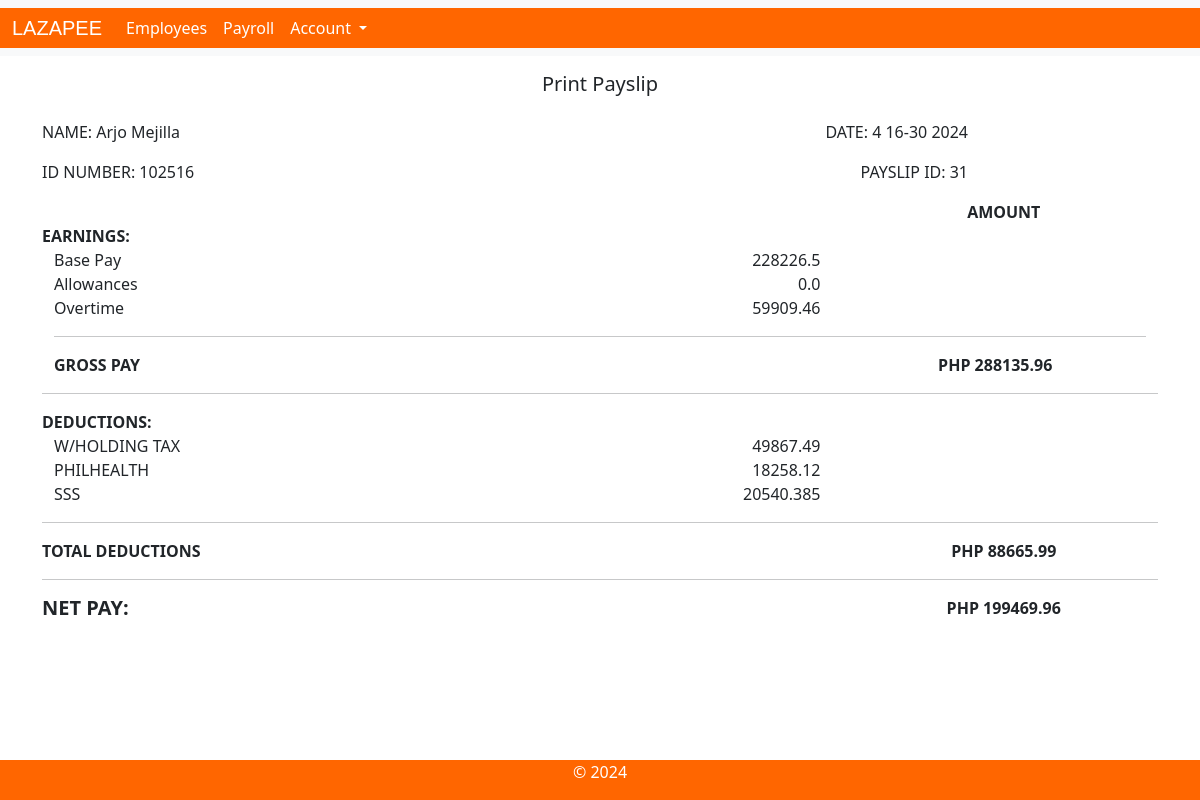
Page /payslip/31/ on the committed database.
### payroll_app/models.py (models this page shows, shortened)
class Payslip(models.Model):
    id_number = models.ForeignKey(Employee, on_delete=models.CASCADE)
    month = models.CharField(max_length = 300)
    date_range = models.CharField(max_length = 300)
    year = models.CharField(max_length = 300)
    pay_cycle = models.IntegerField(null=0)
    rate = models.FloatField(null=0)
    earnings_allowance = models.FloatField(null=0)
    deductions_tax = models.FloatField(null=0)
    deductions_health = models.FloatField(null=0)
    pag_ibig = models.FloatField(null=0)
    sss = models.FloatField(null=0)
    overtime = models.FloatField(null=0)
    total_pay = models.FloatField(null=0)
    objects = models.Manager()
    def getPay_cycle(self):
        return self.pay_cycle
    def getCycleRate(self):
        return self.rate/2
    def getEarnings_allowance(self):
        return self.earnings_allowance
    def getOvertime(self):
        return self.overtime

class Employee(models.Model):
    name = models.CharField(max_length = 300)
    id_number = models.CharField(max_length = 300)
    rate = models.FloatField(null=0)
    overtime_pay = models.FloatField(null=0)
    allowance = models.FloatField(null=0)
    objects = models.Manager()
    def getName(self):
        return self.name
    def getID(self):
        return self.id_number

### payroll_app/views.py (the view)
# urls.py: path('payslip/<int:pk>/', views.Payslips, name='payslip'),
def Payslips(request, pk):
    payslip = get_object_or_404(Payslip,pk=pk)
    gross = payslip.getCycleRate() + payslip.earnings_allowance + payslip.overtime
    if(payslip.pay_cycle == 1):
        payslip.deductions_health = 0
        payslip.sss = 0
        total_deduct = round(payslip.deductions_tax + payslip.pag_ibig, 2)
        return render(request, 'LazapeeApp/payslip.html', {'payslip':payslip, 'gross':gross, 'total_deduct':total_deduct, 'pag_ibig':'PAGIBIG'})
    elif(payslip.pay_cycle == 2):
        total_deduct = round(payslip.deductions_tax + payslip.deductions_health + payslip.sss, 2)
        return render(request, 'LazapeeApp/payslip.html', {'payslip':payslip, 'gross':gross, 'total_deduct':total_deduct, 'philhealth': 'PHILHEALTH', 'sss': 'SSS'})
    return render(request, 'LazapeeApp/payslip.html', {'payslip': payslip, 'pk': pk, 'gross': gross})

### payroll_app/templates/LazapeeApp/payslip.html (shortened to what this page needs)
{% extends 'LazapeeApp/navbar.html' %}
{% load static %}
{% block content %}
<body>
    <div class="container mt-3">
        <div class="row">
            <div class="col">
                <h5 class="mb-4 text-center"> Print Payslip</h5>
            </div>
        </div>
        <div class="row">
            <div class="col-md-5">
                <p class="text-start"> NAME: {{payslip.id_number.getName}}</p>
                <p class="text-start"> ID NUMBER: {{payslip.id_number.getID}}</p>
            </div>
            <div class="col-md-5">
                <p class="text-sm-end"> DATE: {{payslip.month}} {{payslip.date_range}} {{payslip.year}}</p>
                <p class="text-sm-end"> PAYSLIP ID: {{payslip.pk}}</p>
            </div>
        </div>
        <div class="row">
            <div class="col">
            </div>
            <div class="col-5">
            </div>
            <div class="col text-center">
                <strong>AMOUNT</strong>
            </div>
        </div>
        <div class="row">
            <div class="col">
                <strong>EARNINGS:</strong>
            </div>
            <div class="col-md-auto">
            </div>
            <div class="col col-lg-2">
            </div>
        </div>
            <div class="container">
                <div class="row">
                    <div class="col">
                        Base Pay
                    </div>
                    <div class="col-5 text-end">
                        {{payslip.getCycleRate}}
                    </div>
                    <div class="col">
                    </div>
                </div>
                <div class="row">
                    <div class="col">
                        Allowances
                    </div>
                    <div class="col-5 text-end">
                        {{payslip.getEarnings_allowance}}
                    </div>
                    <div class="col">
                    </div>
                </div>
                <div class="row">
                    <div class="col">
                        Overtime
                    </div>
                    <div class="col-5 text-end">
                        {{payslip.getOvertime}}
                    </div>
                    <div class="col">
                    </div>
                </div>
                <hr>
                <div class="row">
                    <div class="col">
                        <strong>GROSS PAY</strong>
                    </div>
                    <div class="col-5 text-end">
                    </div>
                    <div class="col text-center">
                        <strong>PHP {{gross}}</strong>
                    </div>
                </div>
            </div>
        <hr>
        <div class="row">
            <div class="col">
                <strong>DEDUCTIONS:</strong>
            </div>
            <div class="col-md-auto">
            </div>
            <div class="col col-lg-2">
            </div>
        </div>
            <div class="container">
                <div class="row">
                    <div class="col">
                        W/HOLDING TAX
                    </div>
                    <div class="col-5 text-end">
                        {{payslip.deductions_tax}}
                    </div>
                    <div class="col">
                    </div>
                </div>
                {% if payslip.getPay_cycle == 2 %}
                <div class="row">
                    <div class="col">
                        PHILHEALTH
                    </div>
                    <div class="col-5 text-end">
                        {{payslip.deductions_health}}
                    </div>
                    <div class="col">
                    </div>
                </div>
                <div class="row">
                    <div class="col">
                        SSS
                    </div>
                    <div class="col-5 text-end">
                        {{payslip.sss}}
                    </div>
                    <div class="col">
                    </div>
                </div>
                {% endif %}
            </div>
            <hr>
            <div class="row">
                <div class="col">
                    <strong>TOTAL DEDUCTIONS</strong>
                </div>
                <div class="col-5 text-end">
                </div>
                <div class="col text-center">
                    <strong>PHP {{total_deduct}}</strong>
                </div>
            </div>
            <hr>
            <div class="row">
                <div class="col">
                    <H5><strong>NET PAY:</strong></H5>
                </div>
                <div class="col-5 text-end">
                </div>
                <div class="col text-center">
                    <strong>PHP {{payslip.total_pay}}</strong>
                </div>
            </div>
    </div>
</body>
{% endblock %}

### rows in the picture
Payslip: id_number.getName "Arjo Mejilla", id_number.getID "102516", month "4", date_range "16-30", year "2024", pk "31", getCycleRate "228226.5", getEarnings_allowance "0.0", getOvertime "59909.46", deductions_tax "49867.49", deductions_health "18258.12", sss "20540.385", total_pay "199469.96"

### other values in the picture
{{ gross }} "288135.96"
{{ total_deduct }} "88665.99"
